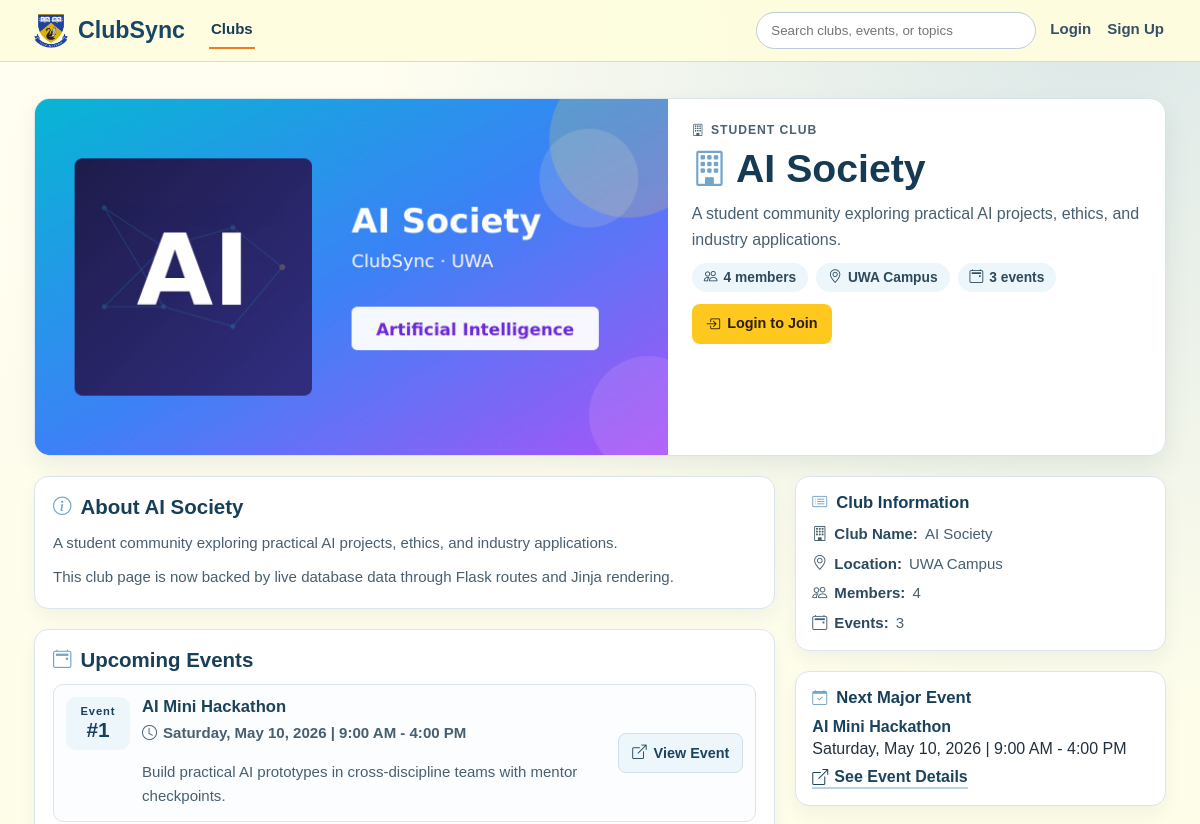
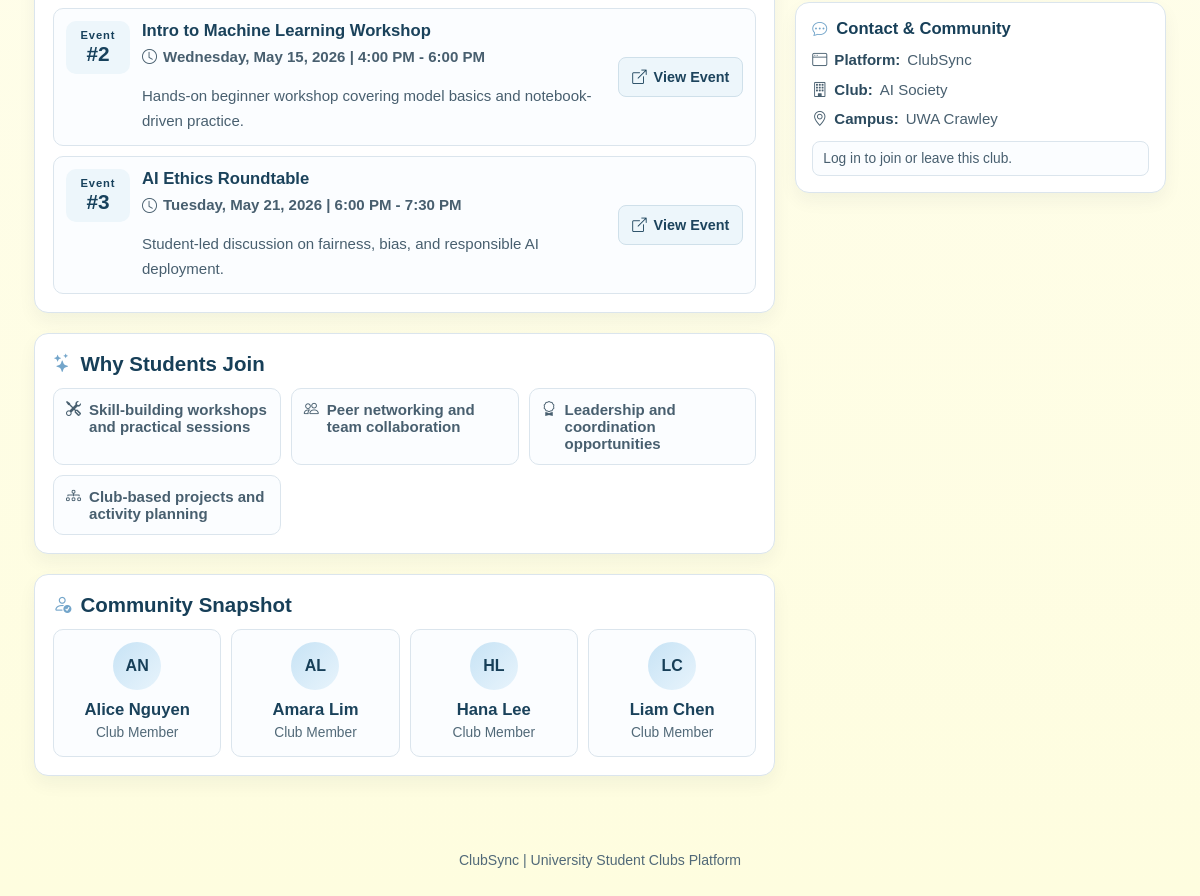
Page /clubs/1 on the earlier database version (2 pictures, top to bottom).
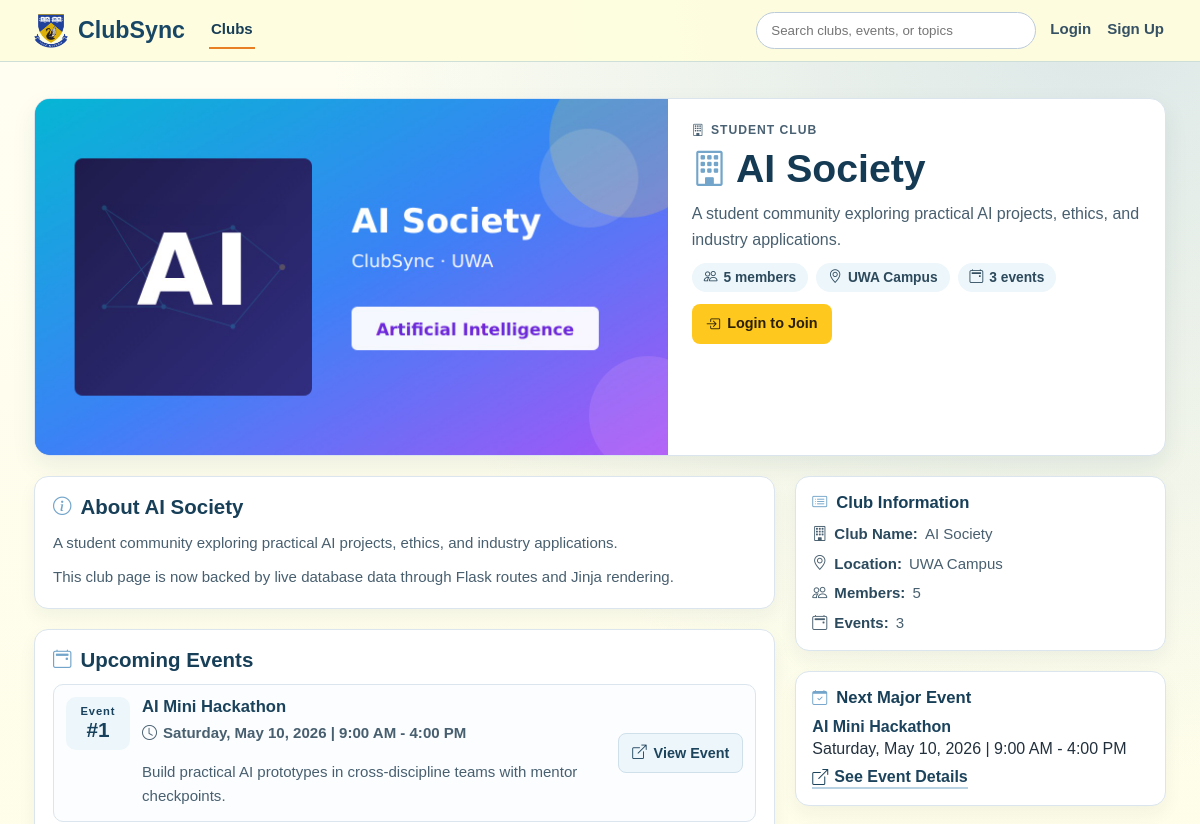
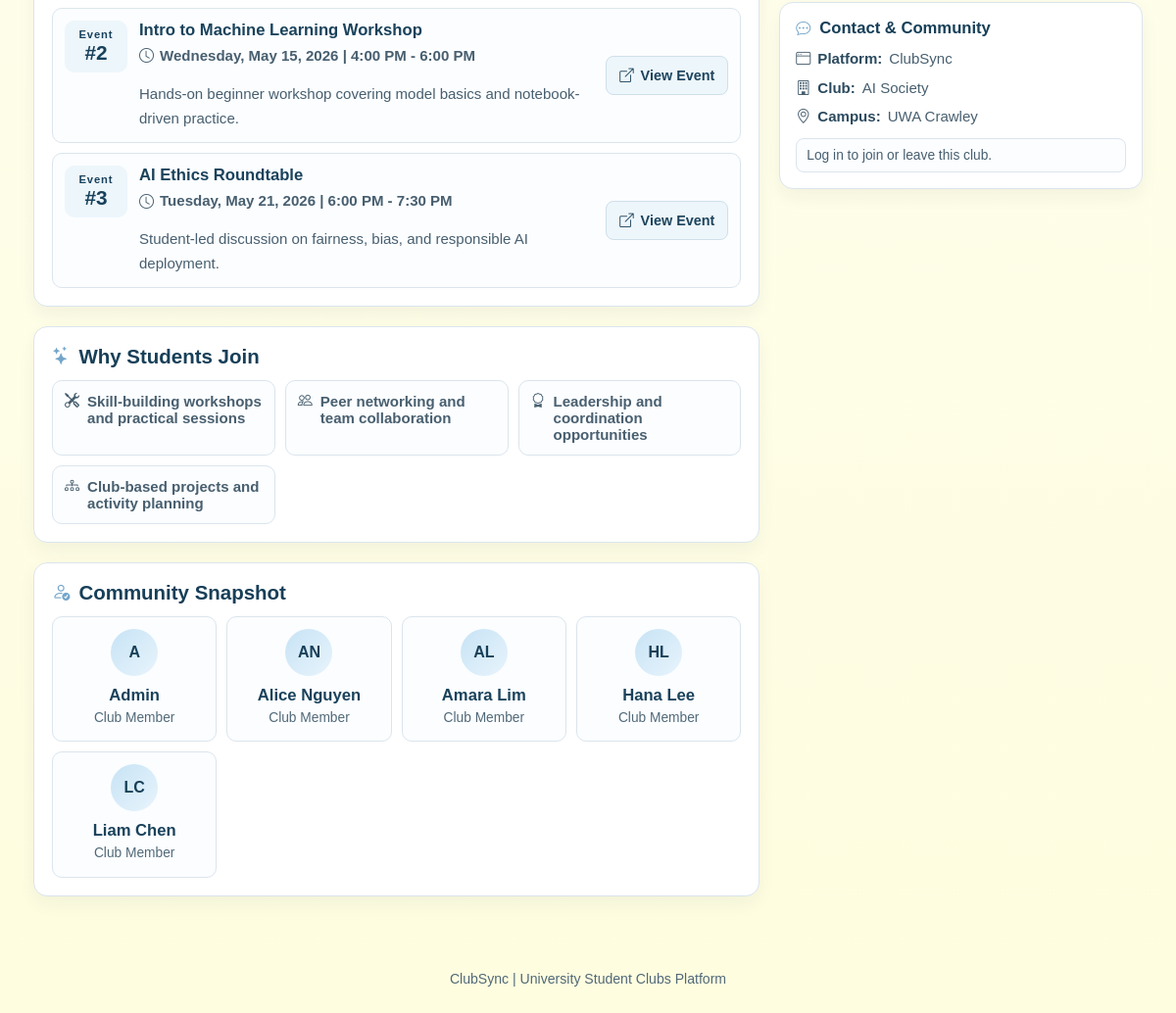
Same page on the later database version (2 pictures, top to bottom).
### models/event.py (models this page shows)
class Event(db.Model):
    __tablename__ = "events"
    id = db.Column(db.Integer, primary_key=True)
    club_id = db.Column(db.Integer, db.ForeignKey("clubs.id"), nullable=False)
    title = db.Column(db.String(150), nullable=False)
    date = db.Column(db.String(50), nullable=False)
    description = db.Column(db.Text)
    attendances = db.relationship("Attendance", backref="event", cascade="all, delete")

### models/user.py (models this page shows)
class User(db.Model):
    __tablename__ = "users"
    id = db.Column(db.Integer, primary_key=True)
    name = db.Column(db.String(100), nullable=False)
    email = db.Column(db.String(120), unique=True, nullable=False)
    password_hash = db.Column(db.String(255), nullable=False)
    is_admin = db.Column(db.Boolean, default=False, nullable=False)
    memberships = db.relationship("Membership", backref="user", cascade="all, delete")
    attendances = db.relationship("Attendance", backref="user", cascade="all, delete")

### routes/clubs.py (the view)
@clubs_bp.route("/clubs/<int:club_id>")
def club_details(club_id):
    club = Club.query.get_or_404(club_id)
    events = Event.query.filter_by(club_id=club.id).order_by(Event.id.asc()).all()
    current_user = _get_current_user()
    member_club_ids = _member_club_ids_for_user(current_user.id if current_user else None)
    attended_events_by_club = _attended_events_by_club_for_user(
        current_user.id if current_user else None,
        [club.id],
    )
    members = sorted(
        (membership.user for membership in club.memberships if membership.user is not None),
        key=lambda user: user.name.lower(),
    )
    return render_template(
        "club_details.html",
        club=club,
        events=events,
        members=members,
        member_count=len(club.memberships),
        is_member=club.id in member_club_ids,
        attended_events=attended_events_by_club.get(club.id, []),
    )

### app.py (called while the page is built)
@app.context_processor
def inject_navbar_access():
    user_id = session.get("user_id")
    user_is_admin = False
    if user_id:
        user = db.session.get(User, user_id)
        user_is_admin = bool(user and user.is_admin)
    return {
        "navbar_can_access_admin": bool(
            session.get("admin_logged_in") or user_is_admin
        )
    }

### routes/clubs.py (called while the page is built, shortened)
def _get_current_user():
    user_id = session.get("user_id")
    if not user_id:
        return None

def _member_club_ids_for_user(user_id):
    if not user_id:
        return set()
    memberships = Membership.query.filter_by(user_id=user_id).all()
    return {membership.club_id for membership in memberships}

def _attended_events_by_club_for_user(user_id, club_ids):
    if not user_id or not club_ids:
        return {}

### templates/club_details.html (shortened to what the changed rows need)
<!DOCTYPE html>
<html lang="en">
<head>
    <link rel="stylesheet" href="{{ url_for('static', filename='css/styles.css') }}">
    <link rel="stylesheet" href="https://cdn.jsdelivr.net/npm/bootstrap-icons@1.11.3/font/bootstrap-icons.min.css">
    <link rel="stylesheet" href="{{ url_for('static', filename='css/alerts.css') }}">
    <link rel="stylesheet" href="{{ url_for('static', filename='css/club_details.css') }}">
</head>
<body class="clubs-page club-details-page">
{% set active_page = 'club_details' %}
<main class="club-details-main">
    {% if club %}
        <section class="club-hero-card">
            <div class="club-hero-visual">
                <img
                    class="club-hero-image"
                    src="{{ url_for('static', filename=club.image_path if club.image_path else 'images/clubs/default.png') }}"
                    alt="{{ club.name }} image"
                    loading="lazy"
                >
            </div>
            <div class="club-hero-content">
                <p class="club-hero-category"><i class="bi bi-building" aria-hidden="true"></i>Student Club</p>
                <h1><i class="bi bi-building" aria-hidden="true"></i>{{ club.name }}</h1>
                <p class="club-hero-tagline">{{ club.description }}</p>
                <div class="club-hero-meta">
                    <span><i class="bi bi-people" aria-hidden="true"></i>{{ member_count }} member{% if member_count != 1 %}s{% endif %}</span>
                    <span><i class="bi bi-geo-alt" aria-hidden="true"></i>UWA Campus</span>
                    <span><i class="bi bi-calendar2-event" aria-hidden="true"></i>{{ events|length }} event{% if events|length != 1 %}s{% endif %}</span>
                </div>
                <div class="club-hero-actions">
                    {% if session.get('user_id') %}
                        {% if is_member %}
                            <form method="POST" action="{{ url_for('clubs.leave_club', club_id=club.id) }}">
                                <input type="hidden" name="csrf_token" value="{{ csrf_token() }}">
                                <input type="hidden" name="next" value="{{ request.path }}">
                                <ul class="leave-club-form-events" data-leave-club-events hidden>
                                    {% for attended_event in attended_events %}
                                        <li>
                                            <span>{{ attended_event.title }}</span>
                                            <small>{{ attended_event.date }}</small>
                                        </li>
                                    {% endfor %}
                                </ul>
                                <button
                                    type="button"
                                    class="club-danger-action"
                                    data-leave-club-trigger
                                    data-club-name="{{ club.name }}"
                                >
                                    <i class="bi bi-dash-circle" aria-hidden="true"></i>Leave Club
                                </button>
                            </form>
                        {% else %}
                            <form method="POST" action="{{ url_for('clubs.join_club', club_id=club.id) }}">
                                <input type="hidden" name="csrf_token" value="{{ csrf_token() }}">
                                <input type="hidden" name="next" value="{{ request.path }}">
                                <button type="submit" class="club-primary-action"><i class="bi bi-person-plus" aria-hidden="true"></i>Join Club</button>
                            </form>
                        {% endif %}
                    {% else %}
                        <a href="{{ url_for('auth.login') }}" class="club-primary-action"><i class="bi bi-box-arrow-in-right" aria-hidden="true"></i>Login to Join</a>
                    {% endif %}
                </div>
            </div>
        </section>
        <div class="club-details-layout">
            <section class="club-details-content">
                <article class="club-section-card">
                    <h2><i class="bi bi-info-circle" aria-hidden="true"></i>About {{ club.name }}</h2>
                    <p>{{ club.description }}</p>
                    <p>This club page is now backed by live database data through Flask routes and Jinja rendering.</p>
                </article>
                <article class="club-section-card">
                    <h2><i class="bi bi-calendar2-event" aria-hidden="true"></i>Upcoming Events</h2>
                    <div class="club-events-list">
                        {% if events %}
                            {% for event in events %}
                                <div class="club-event-item">
                                    <div class="club-event-date">
                                        <span>Event</span>
                                        <strong>#{{ loop.index }}</strong>
                                    </div>
                                    <div class="club-event-details">
                                        <h3>{{ event.title }}</h3>
                                        <p class="club-event-time"><i class="bi bi-clock" aria-hidden="true"></i>{{ event.date }}</p>
                                        <p>{{ event.description if event.description else 'No event description available yet.' }}</p>
                                    </div>
                                <a href="{{ url_for('clubs.event_details', event_id=event.id) }}" class="club-event-cta"><i class="bi bi-box-arrow-up-right" aria-hidden="true"></i>View Event</a>
                                </div>
                            {% endfor %}
                        {% endif %}
                    </div>
                </article>
                <article class="club-section-card">
                    <h2><i class="bi bi-stars" aria-hidden="true"></i>Why Students Join</h2>
                    <div class="club-benefits-grid">
                        <div class="club-benefit"><i class="bi bi-tools" aria-hidden="true"></i>Skill-building workshops and practical sessions</div>
                        <div class="club-benefit"><i class="bi bi-people" aria-hidden="true"></i>Peer networking and team collaboration</div>
                        <div class="club-benefit"><i class="bi bi-award" aria-hidden="true"></i>Leadership and coordination opportunities</div>
                        <div class="club-benefit"><i class="bi bi-diagram-3" aria-hidden="true"></i>Club-based projects and activity planning</div>
                    </div>
                </article>
                <article id="members" class="club-section-card">
                    <h2><i class="bi bi-person-check" aria-hidden="true"></i>Community Snapshot</h2>
                    <div class="club-member-grid">
                        {% if members %}
                            {% for member in members[:8] %}
                                {% set name_parts = member.name.split() %}
                                <div class="club-member-card">
                                    <div class="club-member-avatar">
                                        {{ ((name_parts[0][0] if name_parts else '?') ~ (name_parts[1][0] if name_parts|length > 1 else '')) | upper }}
                                    </div>
                                    <h3>{{ member.name }}</h3>
                                    <p>Club Member</p>
                                </div>
                            {% endfor %}
                        {% else %}
                            <div class="club-member-card">
                                <div class="club-member-avatar">--</div>
                                <h3>No Members Yet</h3>
                                <p>Membership data will appear here once available.</p>
                            </div>
                        {% endif %}
                    </div>
                </article>
            </section>
            <aside class="club-details-sidebar">
                <section class="club-side-card">
                    <h2><i class="bi bi-card-list" aria-hidden="true"></i>Club Information</h2>
                    <ul>
                        <li><i class="bi bi-building" aria-hidden="true"></i><strong>Club Name:</strong> {{ club.name }}</li>
                        <li><i class="bi bi-geo-alt" aria-hidden="true"></i><strong>Location:</strong> UWA Campus</li>
                        <li><i class="bi bi-people" aria-hidden="true"></i><strong>Members:</strong> {{ member_count }}</li>
                        <li><i class="bi bi-calendar2-event" aria-hidden="true"></i><strong>Events:</strong> {{ events|length }}</li>
                    </ul>
                </section>
                <section class="club-side-card">
                    <h2><i class="bi bi-calendar-check" aria-hidden="true"></i>Next Major Event</h2>
                    {% if events %}
                        <p class="club-side-highlight">{{ events[0].title }}</p>
                        <p>{{ events[0].date }}</p>
                        <a href="{{ url_for('clubs.event_details', event_id=events[0].id) }}" class="club-side-link"><i class="bi bi-box-arrow-up-right" aria-hidden="true"></i>See Event Details</a>
                    {% else %}
                        <p class="club-side-highlight">No Upcoming Event</p>
                        <p>Event details will appear after events are created.</p>
                        <a href="{{ url_for('clubs.events') }}" class="club-side-link"><i class="bi bi-calendar2-week" aria-hidden="true"></i>Check Events</a>
                    {% endif %}
                </section>
                <section id="contact" class="club-side-card">
                    <h2><i class="bi bi-chat-dots" aria-hidden="true"></i>Contact & Community</h2>
                    <ul>
                        <li><i class="bi bi-window" aria-hidden="true"></i><strong>Platform:</strong> ClubSync</li>
                        <li><i class="bi bi-building" aria-hidden="true"></i><strong>Club:</strong> {{ club.name }}</li>
                        <li><i class="bi bi-geo-alt" aria-hidden="true"></i><strong>Campus:</strong> UWA Crawley</li>
                    </ul>
                    {% if session.get('user_id') %}
                        <p class="club-side-note">
                            {% if is_member %}
                                You are currently a member of this club.
                            {% else %}
                                You are not currently a member of this club.
                            {% endif %}
                        </p>
                    {% else %}
                        <p class="club-side-note">Log in to join or leave this club.</p>
                    {% endif %}
                </section>
            </aside>
        </div>
    {% endif %}
</main>
</body>
</html>

Differences in the rows shown:
now on this page (row edited): User: name "A", name "Admin"
Other differences:
{{ member_count }}: "4" → "5"
